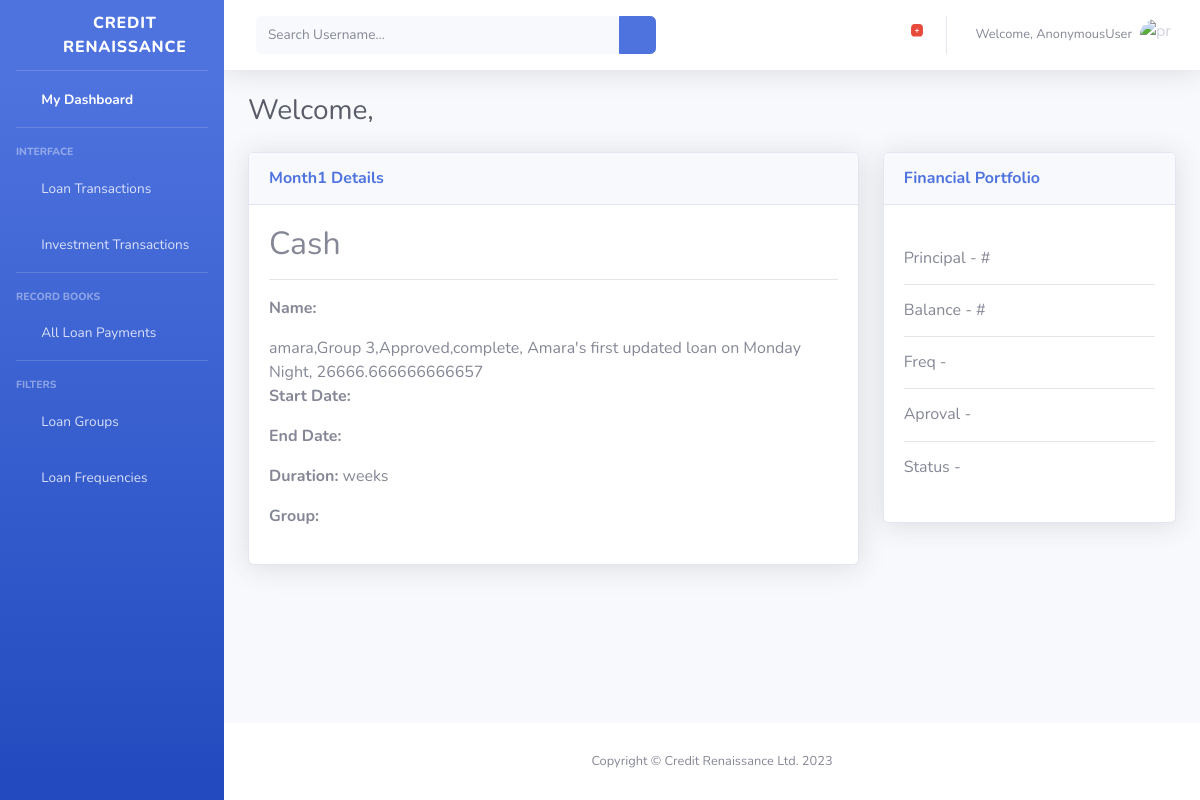
Page /month1/2/ on the committed database.
### month/models.py (models this page shows, shortened)
class Month1(models.Model):
	name = models.CharField(max_length=30, null='blank', default='month 1')
	methods = (
		('Cash', 'Cash'),
		('Transfer', 'Transfer'),
		('Other', 'Other')
		)
	payment_method = models.CharField(max_length=30, choices=methods, default='Cash')
	loan_group1 = models.ForeignKey(Group, null='blank', on_delete=models.CASCADE)
	loan_month1 = models.OneToOneField(Loan, null='blank', on_delete=models.CASCADE, unique=True)
	paid_date = models.DateTimeField(null='blank')
	status = models.BooleanField(default=False)

### loan/models.py (models this page shows, shortened)
class Loan(models.Model):
	LOAN_STATUS = (
		('Complete', 'Complete'),
		('Incomplete', 'Incomplete'),
		)
	LOAN_REQUEST = (
			('Unapproved','Unapproved'),
			('Pending','Pending'),
			('Approved','Approved')
		)
	title = models.CharField(max_length=30, null='blank')
	slug = models.SlugField(max_length=200, default='title')
	start_date = models.DateTimeField(auto_now_add=True)
	end_date = models.DateTimeField(auto_now=True)
	principal = models.IntegerField(null='blank', default=100000)
	balance = models.FloatField(null='blank', default=100000)
	interest_rate = models.FloatField(default=0.1)
	tot_principal = models.CharField(max_length=30, null='blank')
	tot_interest = models.FloatField(max_length=30, null='blank', default=0.0)
	loan_duration = models.IntegerField( default=6)
	payment_status = models.CharField(max_length=30, choices=LOAN_STATUS, default='Incomplete')
	loan_request = models.CharField(max_length=30, choices=LOAN_REQUEST, default='Pending')
	group = models.ForeignKey(Group, null='blank', blank=True, on_delete=models.CASCADE, default=2,
							 related_name='batches')
	owner = models.ForeignKey(User, null='blank', on_delete=models.CASCADE,related_name='borrowers')
	description = models.TextField()
	frequency = models.IntegerField(null='blank', default=6)
	def __str__(self):
			return '{},{},{},{}, {}, {}'.format(self.owner, self.group, self.loan_request, self.payment_status,
						self.description, self.tot_interest)
	class Meta:
		ordering = ('-start_date',)
		index_together = (('id', 'slug'),)

class Group(models.Model):
	title = models.CharField(max_length=20, unique=True, default='Group 1')
	member = models.ForeignKey(Collector, null='blank', on_delete=models.CASCADE,related_name='group_members')
	def __str__(self):
			return self.title

### loan/views.py (the view)
# urls.py: path('month1/<int:pk>/', Month1DetailView.as_view(), name='month1-detail'),
class Month1DetailView(DetailView):
	model = Month1

### month/templates/month/month1_detail.html (shortened to what this page needs)
{% extends 'loan/base.html' %}
{% block content %}
        <div id="content-wrapper" class="d-flex flex-column">
            <div id="content">
               {% include 'loan/nav.html' %}
                <div class="container-fluid">
                    <div class="d-sm-flex align-items-center justify-content-between mb-4">
                        <h1 class="h3 mb-0 text-gray-800">Welcome, {{ object.owner }} </h1>
                    </div>
                    <div class="row">
                        <div class="col-xl-8 col-lg-7">
                            <div class="card shadow mb-4">
                                <div
                                    class="card-header py-3 d-flex flex-row align-items-center justify-content-between">
                                    <h6 class="m-0 font-weight-bold text-primary">Month1 Details</h6>
                                    <div class="dropdown no-arrow">
                                        <a class="dropdown-toggle" href="#" role="button" id="dropdownMenuLink"
                                            data-toggle="dropdown" aria-haspopup="true" aria-expanded="false">
                                            <i class="fas fa-ellipsis-v fa-sm fa-fw text-gray-400"></i>
                                        </a>
                                    </div>
                                </div>
                                <div class="card-body">
                                   	<article class="media content-section">
										<div class="media-body">
											<h2 class="article-title">{{ object.payment_method }}</h2>
											<hr>
											<p class=""><b>Name:</b> <a class="mr-2" href="#">{{ object.owner }}</a></p>
											<span>{{ month1.loan_month1 }}</span>
											<p><span class=""><b>Start Date:</b></span> {{ object.start_date|date:'F d, Y' }}</p>
											<p><span class=""><b>End Date:</b></span> {{ object.end_date|date:'F d, Y' }}</p>
											<p><span class=""><b>Duration:</b></span> {{ object.loan_duration }} weeks</p>
											<p class="article-title"><p><b>Group:</b> {{ loan.group }}</p>
										</div>
									</article>
                                </div>
                            </div>
                        </div>
                        <div class="col-xl-4 col-lg-5">
                            <div class="card shadow mb-4">
                                <div
                                    class="card-header py-3 d-flex flex-row align-items-center justify-content-between">
                                    <h6 class="m-0 font-weight-bold text-primary">Financial Portfolio</h6>
                                    <div class="dropdown no-arrow">
                                        <a class="dropdown-toggle" href="#" role="button" id="dropdownMenuLink"
                                            data-toggle="dropdown" aria-haspopup="true" aria-expanded="false">
                                            <i class="fas fa-ellipsis-v fa-sm fa-fw text-gray-400"></i>
                                        </a>
                                    </div>
                                </div>
                                <div class="card-body">
                                    <div class="chart-pie pt-4 pb-2">
                                        <h6 class="mr-2">
 											<p class="article-title">                                            Principal - #{{ loan.principal }}</p>
                                        </h6> <hr>
                                        <h6 class="mr-2">
                                           <p class="article-title">                                            Balance - #{{ loan.balance }}</p>
                                        </h6><hr>
                                        <h6 class="mr-2">
                                           <p class="article-title">
                                           Freq - {{ loan.frequency }}</p>
                                        </h6><hr>
                                        <h6 class="mr-2">
                                           <p>
                                           Aproval -
                                           </p>
                                        </h6><hr>
                                        <h6 class="mr-2">
                                           <p>
                                           Status -
                                           </p>
                                        </h6>
                                    </div>
                                </div>
                            </div>
                        </div>
                    </div>
                </div>
            </div>
            {% include 'loan/footer.html' %}
        </div>
    </div>
{% endblock content %}

### rows in the picture
Month1: payment_method "Cash", loan_month1 "amara,Group 3,Approved,complete, Amara's first updated loan on Monday Night, 26666.666666666657"

### other values in the picture
{{ user }} "AnonymousUser"
